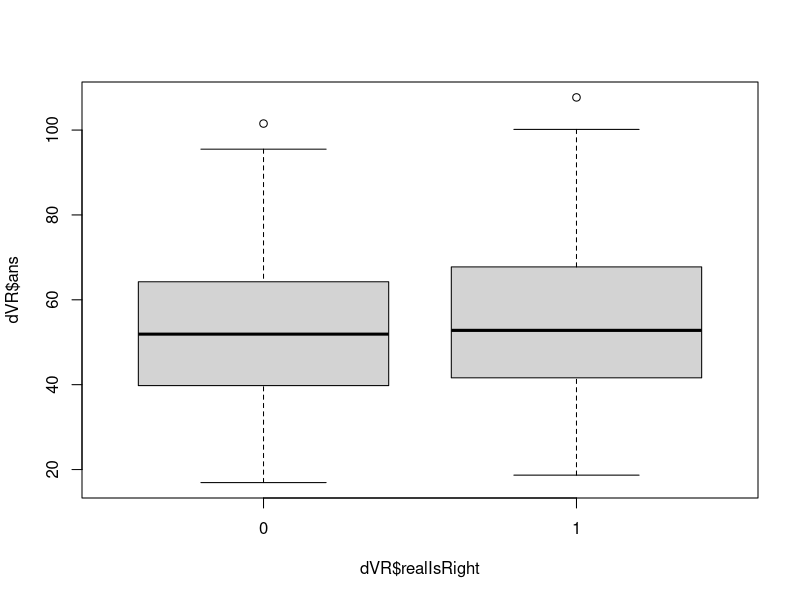
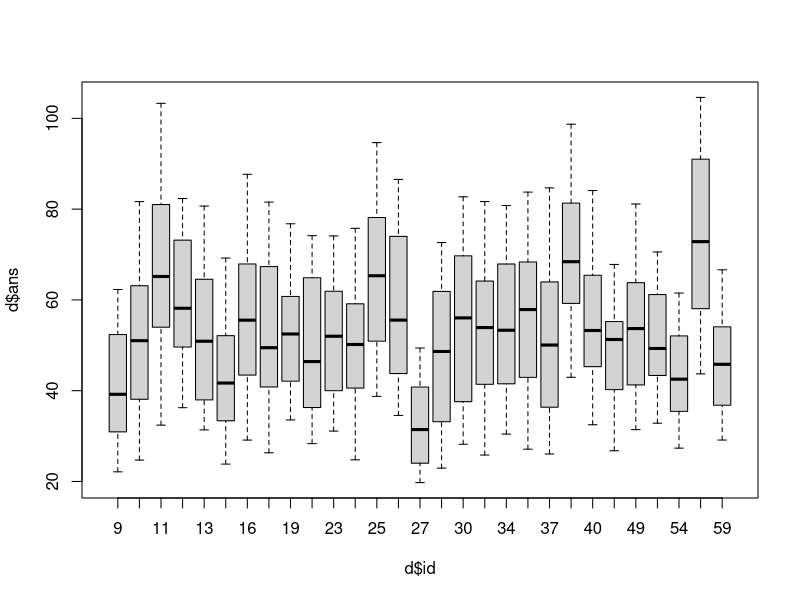

R code for these plots, in order: (Note: this script raises an error after producing the figures.)
setwd("~/ExoAR/dataAnalysis/Rstuff")

library(car)
library(ggplot2)

library("afex")     # needed for ANOVA functions.
library("emmeans")  # emmeans must now be loaded explicitly for follow-up tests.
library("multcomp") # for advanced control for multiple testing/Type 1 errors.

afex_options(emmeans_model = "multivariate") # use multivariate model for all follow-up tests.

d <- read.table('trimmedData.csv',header = TRUE, sep = ',')

d$realIsRight <- factor(d$realIsRight)
d$rep <- factor(d$rep)
d$ans <- d$ans*100

d$relativeAns <- d$ans/d$e
d<-d[d$relativeAns>0.35,]

d<-aggregate(ans~realIsRight+e+type+id,data=d,FUN=mean)

#ggplot(data=d, aes(x=e, y=relativeAns, colour=factor(type)))+ stat_smooth(method=lm, fullrange=FALSE) + geom_point()


dVR <- d[which(d$type=="RV"),]
boxplot(dVR$ans ~ dVR$realIsRight)
fitRV <- lm(ans ~ e + realIsRight, data=d)
summary(fitRV)
anova(fitRV)


d<-aggregate(ans~e+type+id,data=d,FUN=mean)


boxplot(d$ans ~ d$id)
boxplot(d$relativeAns ~ d$id)

#shapiro.test(d$relativeAns)

#fit1 <- lm(ans ~ e + type*realIsRight, data=d)
 #summary(fit1)
#ano1<-aov(fit1)
#TukeyHSD(ano1)

fit2 <- lm(ans ~ e + type, data=d)
summary(fit2)
ano2<-aov(fit2)
summary(ano2)

boxplot(d$ans ~ d$e)
boxplot(d$relativeAns ~ d$e)

boxplot(d$ans ~ d$type)
boxplot(d$relativeAns ~ d$type)

layout(matrix(1:4,2,2))
plot(fit1)

par(mfrow=c(1,1))
plot <- ggplot(data=d, aes(x=e, y=ans, colour=factor(type)))
plot + stat_smooth(method=lm, fullrange=FALSE) + geom_point()
plot + stat_smooth(method=lm, fullrange=FALSE) + geom_point() + facet_wrap(~as.factor(id), nrow=5)


a1 <- aov_ez("id", "ans", d, between = NULL, within = c("e","type"),anova_table = list(es = "pes"))
nice(a1$anova_table)

m1 <- emmeans(a1$aov, ~ type+e)
summary(as.glht(pairs(m1)), test=adjusted("bonferroni"))
